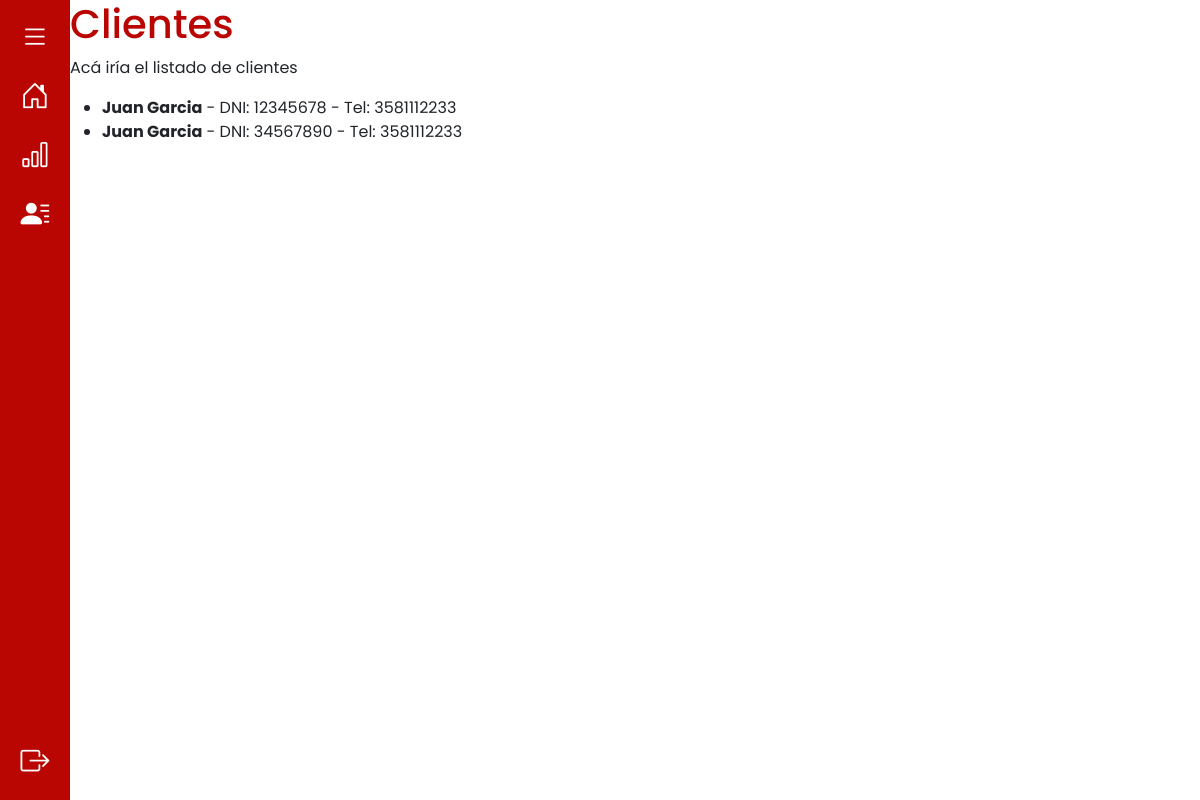
Before: /eventos/clientes (signed in) with the older database file.
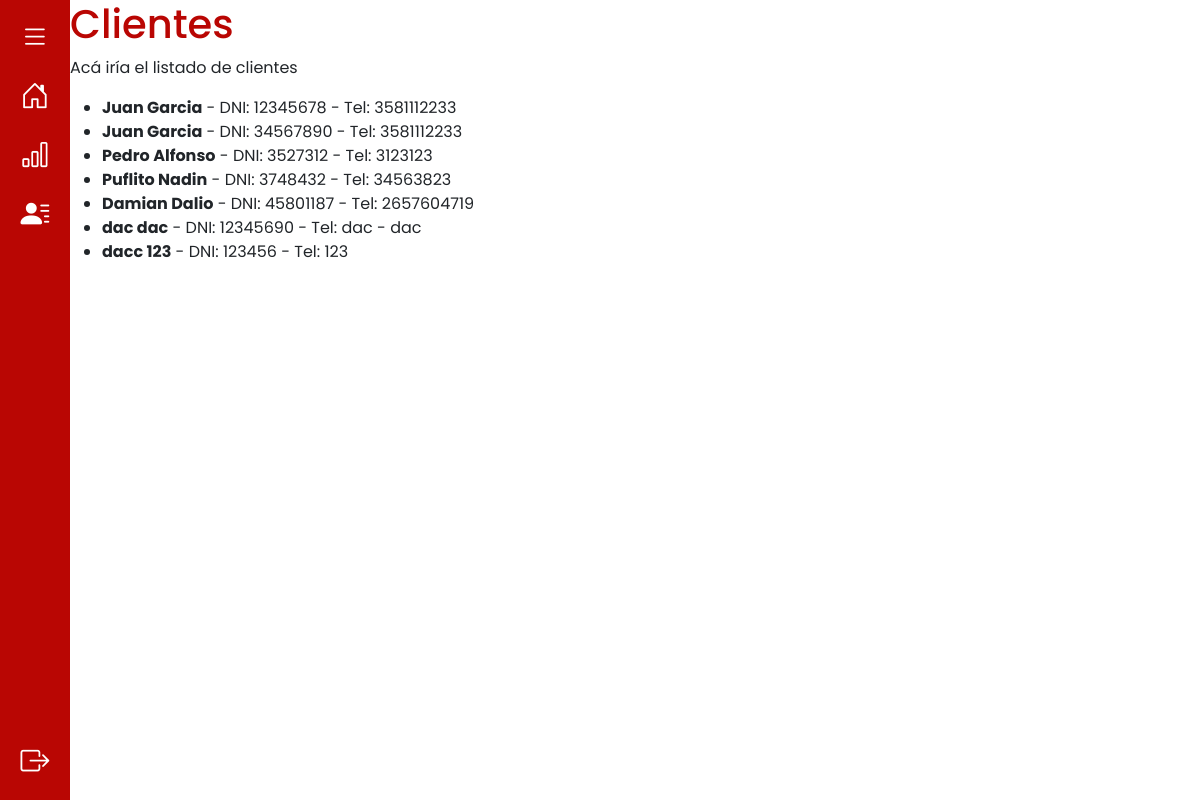
After: the same page with the newer database file.
### app/models.py (models this page shows, shortened)
class Cliente(db.Model):
    __tablename__ = 'cliente'
    dni = db.Column(db.String(20), primary_key=True)
    nombre = db.Column(db.String(20), nullable=False)
    apellido = db.Column(db.String(20), nullable=False)
    telefono = db.Column(db.String(15), nullable=False)
    institucion = db.Column(db.String(40), nullable=True)
    eventos = db.relationship('Evento', back_populates='cliente', cascade="all, delete-orphan")

### app/routes/eventos_routes.py (the view)
@eventos_bp.route("/clientes")
def clientes():
    clientes = Cliente.query.all()
    return render_template('clientes.html', clientes=clientes)

### app/__init__.py (called while the page is built)
def create_app():
    app = Flask(__name__)
    app.config["SQLALCHEMY_DATABASE_URI"] = "sqlite:///alberdi.db"
    app.config["SQLALCHEMY_TRACK_MODIFICATIONS"] = False
    app.secret_key = "clave-secreta"
    db.init_app(app)
    @app.context_processor
    def inject_user():
        from app.models import Cuenta
        current_user = None
        if 'username' in session:
            current_user = Cuenta.query.get(session['username'])
        return dict(current_user=current_user)
    from .routes import register_blueprints
    register_blueprints(app)
    return app

### app/models.py (called while the page is built)
    def es_admin(self):
        return True  #Por ahora todos son admin (y en las vistas pueden ver todo)

### app/templates/clientes.html (shortened to what this page needs)
{% extends 'base.html' %}
{% block content %}
    <h1> Clientes </h1>
    <p> Acá iría el listado de clientes </p>
     {% if clientes %}
        <ul>
            {% for cliente in clientes %}
            <li>
                <strong>{{ cliente.nombre }} {{ cliente.apellido }}</strong>
                {% if cliente.dni %} - DNI: {{ cliente.dni }}{% endif %}
                {% if cliente.telefono %} - Tel: {{ cliente.telefono }}{% endif %}
                {% if cliente.institucion %} - {{ cliente.institucion }}{% endif %}
            </li>
            {% endfor %}
        </ul>
    {% else %}
        <p>No hay clientes registrados.</p>
    {% endif %}
{% endblock %}

Changed rows visible on the page:
added Cliente: nombre "Pedro", apellido "Alfonso", dni "3527312", telefono "3123123"
added Cliente: nombre "Puflito", apellido "Nadin", dni "3748432", telefono "34563823"
added Cliente: nombre "Damian", apellido "Dalio", dni "45801187", telefono "2657604719"
added Cliente: nombre "dac", apellido "dac", dni "12345690", telefono "dac", institucion "dac"
added Cliente: nombre "dacc", apellido "123", dni "123456", telefono "123"
